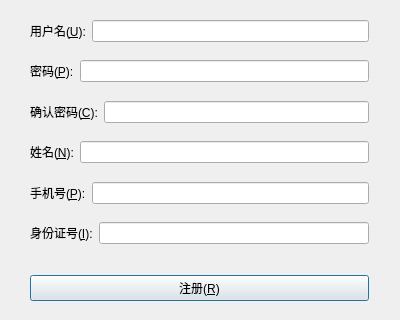
<?xml version="1.0" encoding="UTF-8"?>
<ui version="4.0">
 <class>RegisterDialog</class>
 <widget class="QDialog" name="RegisterDialog">
  <property name="geometry">
   <rect>
    <x>0</x>
    <y>0</y>
    <width>400</width>
    <height>320</height>
   </rect>
  </property>
  <property name="sizePolicy">
   <sizepolicy hsizetype="Fixed" vsizetype="Fixed">
    <horstretch>0</horstretch>
    <verstretch>0</verstretch>
   </sizepolicy>
  </property>
  <property name="minimumSize">
   <size>
    <width>400</width>
    <height>320</height>
   </size>
  </property>
  <property name="maximumSize">
   <size>
    <width>400</width>
    <height>320</height>
   </size>
  </property>
  <property name="windowTitle">
   <string>注册信息</string>
  </property>
  <widget class="QWidget" name="layoutWidget">
   <property name="geometry">
    <rect>
     <x>30</x>
     <y>20</y>
     <width>339</width>
     <height>281</height>
    </rect>
   </property>
   <layout class="QVBoxLayout" name="verticalLayout">
    <item>
     <layout class="QHBoxLayout" name="horizontalLayout">
      <item>
       <widget class="QLabel" name="label">
        <property name="text">
         <string>用户名(&amp;U):</string>
        </property>
        <property name="buddy">
         <cstring>userNameEdit</cstring>
        </property>
       </widget>
      </item>
      <item>
       <widget class="QLineEdit" name="userNameEdit"/>
      </item>
     </layout>
    </item>
    <item>
     <spacer name="verticalSpacer_2">
      <property name="orientation">
       <enum>Qt::Vertical</enum>
      </property>
      <property name="sizeHint" stdset="0">
       <size>
        <width>20</width>
        <height>40</height>
       </size>
      </property>
     </spacer>
    </item>
    <item>
     <layout class="QHBoxLayout" name="horizontalLayout_2">
      <item>
       <widget class="QLabel" name="label_2">
        <property name="text">
         <string>密码(&amp;P):</string>
        </property>
        <property name="buddy">
         <cstring>passwordEdit</cstring>
        </property>
       </widget>
      </item>
      <item>
       <widget class="QLineEdit" name="passwordEdit">
        <property name="echoMode">
         <enum>QLineEdit::Password</enum>
        </property>
       </widget>
      </item>
     </layout>
    </item>
    <item>
     <spacer name="verticalSpacer_3">
      <property name="orientation">
       <enum>Qt::Vertical</enum>
      </property>
      <property name="sizeHint" stdset="0">
       <size>
        <width>20</width>
        <height>40</height>
       </size>
      </property>
     </spacer>
    </item>
    <item>
     <layout class="QHBoxLayout" name="horizontalLayout_3">
      <item>
       <widget class="QLabel" name="label_3">
        <property name="text">
         <string>确认密码(&amp;C):</string>
        </property>
        <property name="buddy">
         <cstring>checkPasswordEdit</cstring>
        </property>
       </widget>
      </item>
      <item>
       <widget class="QLineEdit" name="checkPasswordEdit">
        <property name="echoMode">
         <enum>QLineEdit::Password</enum>
        </property>
       </widget>
      </item>
     </layout>
    </item>
    <item>
     <spacer name="verticalSpacer_4">
      <property name="orientation">
       <enum>Qt::Vertical</enum>
      </property>
      <property name="sizeHint" stdset="0">
       <size>
        <width>20</width>
        <height>40</height>
       </size>
      </property>
     </spacer>
    </item>
    <item>
     <layout class="QHBoxLayout" name="horizontalLayout_4">
      <item>
       <widget class="QLabel" name="label_4">
        <property name="text">
         <string>姓名(&amp;N):</string>
        </property>
        <property name="buddy">
         <cstring>nameEdit</cstring>
        </property>
       </widget>
      </item>
      <item>
       <widget class="QLineEdit" name="nameEdit"/>
      </item>
     </layout>
    </item>
    <item>
     <spacer name="verticalSpacer_5">
      <property name="orientation">
       <enum>Qt::Vertical</enum>
      </property>
      <property name="sizeHint" stdset="0">
       <size>
        <width>20</width>
        <height>40</height>
       </size>
      </property>
     </spacer>
    </item>
    <item>
     <layout class="QHBoxLayout" name="horizontalLayout_5">
      <item>
       <widget class="QLabel" name="label_5">
        <property name="text">
         <string>手机号(&amp;P):</string>
        </property>
        <property name="buddy">
         <cstring>phoneEdit</cstring>
        </property>
       </widget>
      </item>
      <item>
       <widget class="QLineEdit" name="phoneEdit"/>
      </item>
     </layout>
    </item>
    <item>
     <spacer name="verticalSpacer">
      <property name="orientation">
       <enum>Qt::Vertical</enum>
      </property>
      <property name="sizeHint" stdset="0">
       <size>
        <width>20</width>
        <height>40</height>
       </size>
      </property>
     </spacer>
    </item>
    <item>
     <layout class="QHBoxLayout" name="horizontalLayout_6">
      <item>
       <widget class="QLabel" name="label_6">
        <property name="text">
         <string>身份证号(&amp;I):</string>
        </property>
        <property name="buddy">
         <cstring>idEditor</cstring>
        </property>
       </widget>
      </item>
      <item>
       <widget class="QLineEdit" name="idEditor"/>
      </item>
     </layout>
    </item>
    <item>
     <spacer name="verticalSpacer_7">
      <property name="orientation">
       <enum>Qt::Vertical</enum>
      </property>
      <property name="sizeHint" stdset="0">
       <size>
        <width>20</width>
        <height>40</height>
       </size>
      </property>
     </spacer>
    </item>
    <item>
     <spacer name="verticalSpacer_6">
      <property name="orientation">
       <enum>Qt::Vertical</enum>
      </property>
      <property name="sizeHint" stdset="0">
       <size>
        <width>20</width>
        <height>40</height>
       </size>
      </property>
     </spacer>
    </item>
    <item>
     <widget class="QPushButton" name="registerButton">
      <property name="text">
       <string>注册(&amp;R)</string>
      </property>
     </widget>
    </item>
   </layout>
  </widget>
 </widget>
 <tabstops>
  <tabstop>userNameEdit</tabstop>
  <tabstop>passwordEdit</tabstop>
  <tabstop>checkPasswordEdit</tabstop>
  <tabstop>nameEdit</tabstop>
  <tabstop>phoneEdit</tabstop>
  <tabstop>idEditor</tabstop>
  <tabstop>registerButton</tabstop>
 </tabstops>
 <resources/>
 <connections/>
</ui>
